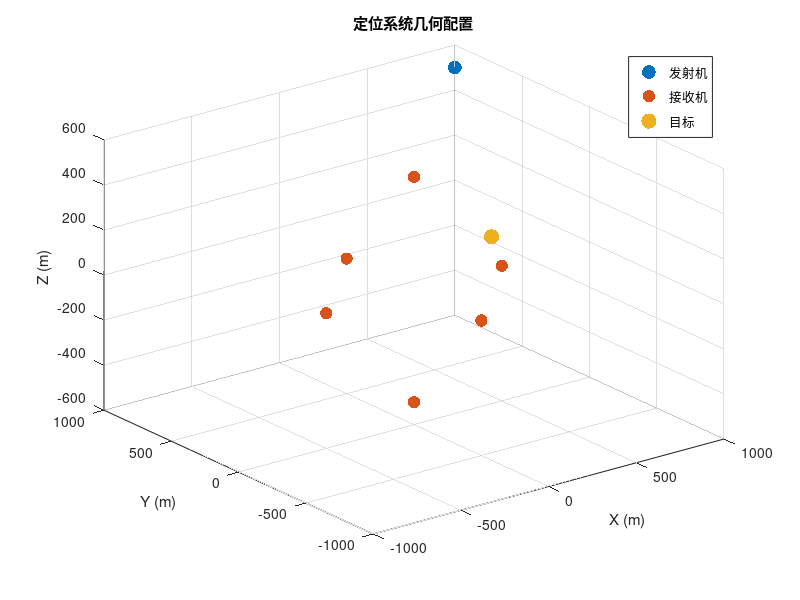

This figure's MATLAB source: (Note: this script raises an error after producing the figure.)
% 参数设置
c = 3e8;                    % 光速 (m/s)

% 发射站和接收站布局
Tx_pos = [1000,1000,500];    % 发射机位置 (m)

% 接收站布局 - 立方体顶点
d = 500; 
Rx_pos = [0,0,d;
           0,0,-d;
           d,0,0;
           -d,0,0;
           0,d,0;
           0,-d,0];

% 目标位置
u_true = [250;-250;250];     % 真实目标位置 (m)

%% 场景可视化
figure
scatter3(Tx_pos(1),Tx_pos(2),Tx_pos(3),100,'red','filled');hold on;
scatter3(Rx_pos(:,1),Rx_pos(:,2),Rx_pos(:,3),80,'blue','filled');
scatter3(u_true(1),u_true(2),u_true(3),120,'green','filled');
legend('发射机', '接收机', '目标');
grid on;
xlabel('X (m)');
ylabel('Y (m)');
zlabel('Z (m)');
title('定位系统几何配置');

M = size(Tx_pos,1);          % 发射机数量
N = size(Rx_pos,1);          % 接收机数量
numMC = 50;                  % 蒙特卡洛仿真次数（增加稳定性）

% 仿真参数设置
sigma_r_db = -40:5:5;
sigma_t_values = db2mag(sigma_r_db)/3e8*1e9;

% 角度噪声设置 - 增大俯仰角噪声
sigma_azimuth_fixed = 0.02;     % 方位角噪声 (度)
sigma_elevation_fixed = 0.1;    % 俯仰角噪声 (度) - 是方位角噪声的5倍

% 预存储结果
MSE_twostage = zeros(length(sigma_t_values),1);
MSE_classic_wls = zeros(length(sigma_t_values),1);
MSE_nonlinear = zeros(length(sigma_t_values),1);
CRLB_hybrid = zeros(length(sigma_t_values),1);

MSE_xyz_twostage = zeros(length(sigma_t_values),3);  % 分别记录x,y,z方向的MSE
MSE_xyz_classic_wls = zeros(length(sigma_t_values),3);
MSE_xyz_nonlinear = zeros(length(sigma_t_values),3);

%% 仿真：固定角度噪声，变化BR噪声
for idx = 1:length(sigma_t_values)
    sigma_t = sigma_t_values(idx)*1e-9;         % 转换为秒
    sigma_r = c*sigma_t;                        % BR噪声标准差 (m)
    sigma_azimuth = deg2rad(sigma_azimuth_fixed);    % 转换为弧度
    sigma_elevation = deg2rad(sigma_elevation_fixed); % 转换为弧度
    
    % 预存储估计结果
    estimates_twostage = zeros(3,numMC);
    estimates_classic_wls = zeros(3,numMC);
    estimates_nonlinear = zeros(3,numMC);
    
    % 蒙特卡洛仿真
    for mc = 1:numMC
        % 生成测量噪声
        noise_r = sigma_r * randn(M,N);
        noise_azimuth = sigma_azimuth * randn(N,1);
        noise_elevation = sigma_elevation * randn(N,1);
        
        % 生成带噪声的测量值
        [BR_meas, AOA_theta_meas, AOA_phi_meas] = generate_measurements(u_true, Tx_pos, Rx_pos, noise_r, noise_azimuth, noise_elevation);
        
        % 方法1: 两阶段定位算法
        u_est_twostage = two_stage_estimator(BR_meas, AOA_theta_meas, AOA_phi_meas, Tx_pos, Rx_pos, sigma_r, sigma_azimuth, sigma_elevation);
        estimates_twostage(:,mc) = u_est_twostage;
        
        % 方法2: 经典加权最小二乘
        u_est_classic_wls = classic_weighted_ls(BR_meas, AOA_theta_meas, AOA_phi_meas, Tx_pos, Rx_pos, sigma_r, sigma_azimuth, sigma_elevation);
        estimates_classic_wls(:,mc) = u_est_classic_wls;
        
        % 方法3: 非线性优化
        options = optimoptions('lsqnonlin','Display','off','MaxIterations',50);
        fun = @(u) br_aoa_residuals(u, Tx_pos, Rx_pos, BR_meas, AOA_theta_meas, AOA_phi_meas, sigma_r, sigma_azimuth, sigma_elevation);
        u_est_nonlinear = lsqnonlin(fun, u_est_twostage, [], [], options);
        estimates_nonlinear(:,mc) = u_est_nonlinear;
    end
    
    % 计算总体MSE
    MSE_twostage(idx) = mean(sum((estimates_twostage - u_true).^2,1));
    MSE_classic_wls(idx) = mean(sum((estimates_classic_wls - u_true).^2,1));
    MSE_nonlinear(idx) = mean(sum((estimates_nonlinear - u_true).^2,1));
    
    % 计算各方向MSE - 两阶段法
    MSE_xyz_twostage(idx,1) = mean((estimates_twostage(1,:) - u_true(1)).^2);
    MSE_xyz_twostage(idx,2) = mean((estimates_twostage(2,:) - u_true(2)).^2);
    MSE_xyz_twostage(idx,3) = mean((estimates_twostage(3,:) - u_true(3)).^2);
    
    % 计算各方向MSE - 经典WLS
    MSE_xyz_classic_wls(idx,1) = mean((estimates_classic_wls(1,:) - u_true(1)).^2);
    MSE_xyz_classic_wls(idx,2) = mean((estimates_classic_wls(2,:) - u_true(2)).^2);
    MSE_xyz_classic_wls(idx,3) = mean((estimates_classic_wls(3,:) - u_true(3)).^2);
    
    % 计算各方向MSE - 非线性优化
    MSE_xyz_nonlinear(idx,1) = mean((estimates_nonlinear(1,:) - u_true(1)).^2);
    MSE_xyz_nonlinear(idx,2) = mean((estimates_nonlinear(2,:) - u_true(2)).^2);
    MSE_xyz_nonlinear(idx,3) = mean((estimates_nonlinear(3,:) - u_true(3)).^2);
    
    % 计算CRLB (考虑不同的角度噪声)
    CRLB_hybrid(idx) = trace(compute_CRLB(u_true, Tx_pos, Rx_pos, sigma_r, sigma_azimuth, sigma_elevation));
    
    % 显示进度
    fprintf('完成仿真 %d/%d, MSE(两阶段/经典WLS/非线性) = %.2e/%.2e/%.2e dB\n', idx, length(sigma_t_values), ...
            10*log10(MSE_twostage(idx)), 10*log10(MSE_classic_wls(idx)), 10*log10(MSE_nonlinear(idx)));
end

%% 绘制结果
figure('Position',[100 100 1200 900])

% 图1：总体性能比较
subplot(2,2,1)
plot(db(sigma_t_values*1e-9*3e8), 10*log10(MSE_twostage),'k-o','LineWidth',2,'MarkerSize',8)
hold on
plot(db(sigma_t_values*1e-9*3e8), 10*log10(MSE_classic_wls),'b-s','LineWidth',2,'MarkerSize',8)
plot(db(sigma_t_values*1e-9*3e8), 10*log10(MSE_nonlinear),'g-d','LineWidth',2,'MarkerSize',8)
plot(db(sigma_t_values*1e-9*3e8), 10*log10(CRLB_hybrid),'r--','LineWidth',2)
grid on
xlabel('测量噪声 \sigma_r (dB)')
ylabel('MSE (dB)')
legend('两阶段方法','经典WLS','非线性优化','CRLB','Location','northwest')
title(['总体定位性能比较 (俯仰角噪声=',num2str(sigma_elevation_fixed),'°)'])

% 图2：X方向性能比较
subplot(2,2,2)
plot(db(sigma_t_values*1e-9*3e8), 10*log10(MSE_xyz_twostage(:,1)),'k-o','LineWidth',2,'MarkerSize',6)
hold on
plot(db(sigma_t_values*1e-9*3e8), 10*log10(MSE_xyz_classic_wls(:,1)),'b-s','LineWidth',2,'MarkerSize',6)
plot(db(sigma_t_values*1e-9*3e8), 10*log10(MSE_xyz_nonlinear(:,1)),'g-d','LineWidth',2,'MarkerSize',6)
grid on
xlabel('测量噪声 \sigma_r (dB)')
ylabel('X方向MSE (dB)')
legend('两阶段方法','经典WLS','非线性优化','Location','northwest')
title('X方向定位性能')

% 图3：Y方向性能比较
subplot(2,2,3)
plot(db(sigma_t_values*1e-9*3e8), 10*log10(MSE_xyz_twostage(:,2)),'k-o','LineWidth',2,'MarkerSize',6)
hold on
plot(db(sigma_t_values*1e-9*3e8), 10*log10(MSE_xyz_classic_wls(:,2)),'b-s','LineWidth',2,'MarkerSize',6)
plot(db(sigma_t_values*1e-9*3e8), 10*log10(MSE_xyz_nonlinear(:,2)),'g-d','LineWidth',2,'MarkerSize',6)
grid on
xlabel('测量噪声 \sigma_r (dB)')
ylabel('Y方向MSE (dB)')
legend('两阶段方法','经典WLS','非线性优化','Location','northwest')
title('Y方向定位性能')

% 图4：Z方向性能比较
subplot(2,2,4)
plot(db(sigma_t_values*1e-9*3e8), 10*log10(MSE_xyz_twostage(:,3)),'k-o','LineWidth',2,'MarkerSize',6)
hold on
plot(db(sigma_t_values*1e-9*3e8), 10*log10(MSE_xyz_classic_wls(:,3)),'b-s','LineWidth',2,'MarkerSize',6)
plot(db(sigma_t_values*1e-9*3e8), 10*log10(MSE_xyz_nonlinear(:,3)),'g-d','LineWidth',2,'MarkerSize',6)
grid on
xlabel('测量噪声 \sigma_r (dB)')
ylabel('Z方向MSE (dB)')
legend('两阶段方法','经典WLS','非线性优化','Location','northwest')
title('Z方向定位性能 (受俯仰角噪声影响)')

%% 辅助函数
function [BR_meas, AOA_theta_meas, AOA_phi_meas] = generate_measurements(u, Tx, Rx, noise_r, noise_theta, noise_phi)
    M = size(Tx,1);
    N = size(Rx,1);
    BR_meas = zeros(M,N);
    
    for i = 1:M
        for j = 1:N
            d_ij = norm(Tx(i,:)-Rx(j,:));
            r_i = norm(u - Tx(i,:)');
            r_j = norm(u - Rx(j,:)');
            BR_true = r_i + r_j - d_ij;
            BR_meas(i,j) = BR_true + noise_r(i,j);
        end
    end
    
    AOA_theta_meas = zeros(N,1);
    AOA_phi_meas = zeros(N,1);
    for j = 1:N
        dx = u(1) - Rx(j,1);
        dy = u(2) - Rx(j,2);
        dz = u(3) - Rx(j,3);
        AOA_theta_true = atan2(dy, dx);
        AOA_phi_true = asin(dz/norm(u - Rx(j,:)'));
        AOA_theta_meas(j) = AOA_theta_true + noise_theta(j);
        AOA_phi_meas(j) = AOA_phi_true + noise_phi(j);
    end
end

function CRLB = compute_CRLB(u, Tx, Rx, sigma_r, sigma_azimuth, sigma_elevation)
    M = size(Tx,1);
    N = size(Rx,1);
    
    % 计算Fisher信息矩阵
    FIM = zeros(3);
    
    % BR部分的Fisher信息
    for i = 1:M
        for j = 1:N
            r_i = u - Tx(i,:)';
            r_j = u - Rx(j,:)';
            dr_dx = (r_i/norm(r_i) + r_j/norm(r_j))';
            FIM = FIM + (dr_dx'*dr_dx)/(sigma_r^2);
        end
    end
    
    % AOA部分的Fisher信息 - 分别考虑方位角和俯仰角
    for j = 1:N
        r_j = u - Rx(j,:)';
        dx = r_j(1); dy = r_j(2); dz = r_j(3);
        rho_xy = norm(r_j(1:2));
        
        % 方位角导数
        dtheta_dx = -dy/(dx^2 + dy^2);
        dtheta_dy = dx/(dx^2 + dy^2);
        dtheta_dz = 0;
        grad_theta = [dtheta_dx; dtheta_dy; dtheta_dz];
        
        % 俯仰角导数
        dphi_dx = (-dx*dz)/(norm(r_j)^2*rho_xy);
        dphi_dy = (-dy*dz)/(norm(r_j)^2*rho_xy);
        dphi_dz = rho_xy/(norm(r_j)^2);
        grad_phi = [dphi_dx; dphi_dy; dphi_dz];
        
        % 分别考虑不同噪声级别的贡献
        FIM = FIM + (grad_theta*grad_theta')/(sigma_azimuth^2) + ...
                    (grad_phi*grad_phi')/(sigma_elevation^2);
    end
    
    % 添加微小正则化以避免奇异矩阵
    FIM = FIM + 1e-10*eye(3);
    
    CRLB = inv(FIM);
end

function u_est = two_stage_estimator(BR_meas, AOA_theta, AOA_phi, Tx, Rx, sigma_r, sigma_azimuth, sigma_elevation)
    M = size(Tx,1);
    N = size(Rx,1);
    
    % 第一阶段：构建伪线性方程
    h1 = [];
    G1 = [];
    
    % BR测量部分
    d_ij = zeros(M,N);
    for i = 1:M
        for j = 1:N
            d_ij(i,j) = norm(Tx(i,:) - Rx(j,:));
            term = BR_meas(i,j)^2 + 2*BR_meas(i,j)*d_ij(i,j) + 2*(Rx(j,:)-Tx(i,:))*Rx(j,:)';
            h1 = [h1; term];
            
            G_row = [2*(Rx(j,:)-Tx(i,:)), zeros(1,j-1), 2*(BR_meas(i,j)+d_ij(i,j)), zeros(1,N-j)];
            G1 = [G1; G_row];
        end
    end

    % AOA测量部分
    for j = 1:N
        % 方位角
        vj = [cos(AOA_theta(j)); sin(AOA_theta(j)); 0];
        wj = [-sin(AOA_theta(j)); cos(AOA_theta(j)); 0];
        h1 = [h1; wj'*Rx(j,:)'];
        G_row = [wj', zeros(1,N)];
        G1 = [G1; G_row];
        
        % 俯仰角
        kj = [0; 0; 1];
        h1 = [h1; kj'*Rx(j,:)'];
        G_row = [kj', zeros(1,j-1), -sin(AOA_phi(j)), zeros(1,N-j)];
        G1 = [G1; G_row];
    end
    
    % 构造A矩阵
    A  = [-G1,h1];
    
    % 考虑不同角度噪声的权重矩阵
    Q  = diag([repmat(1/sigma_r^2, M*N, 1); 
               repmat(1/sigma_azimuth^2, N, 1);
               repmat(1/sigma_elevation^2, N, 1)]);
    W1 = inv(Q);
    
    % 初始化估计值
    rd_hat = [reshape(BR_meas,[M*N,1]); AOA_theta; AOA_phi];
    
    % 迭代优化权重矩阵
    for k = 1:15
        % 构建Omega矩阵
        Omega_11 = zeros(N);
        for i = 1:N
            Omega_11(i,i) = W1(i,i)*Q(i,i)+cos(AOA_phi(i))^2*Q(M*N+N+i)*W1(M*N+N+i,M*N+N+i);
        end
        
        Omega_12 = zeros(N,1);
        for i = 1:N
            Omega_12(i) = 2*Q(i,i)*W1(i,i)*rd_hat(i);
        end
        
        Omega_21 = Omega_12';
        
        Omega_22 = 0;
        for i = 1:N
            Omega_22 = Omega_22 + Q(i,i)*W1(i,i)*4*(rd_hat(i))^2 + ([cos(AOA_theta(i)),sin(AOA_theta(i)),0]*Rx(i,:)')^2*Q(M*N+i)*W1(M*N+i,M*N+i);
        end
        
        OmegaTilde = [Omega_11,Omega_12;Omega_21,Omega_22];

        Omega_1 = zeros(3,3);
        Omega_1(1,1) = sum(cos(AOA_theta).^2)*Q(M*N+1)*W1(M*N+1,M*N+1);
        Omega_1(1,2) = sum(cos(AOA_theta).*sin(AOA_theta))*Q(M*N+1)*W1(M*N+1,M*N+1);
        Omega_1(2,1) = Omega_1(1,2);
        Omega_1(2,2) = sum(sin(AOA_theta).^2)*Q(M*N+1)*W1(M*N+1,M*N+1);

        Omega_2 = zeros(3,M*N+1);
        for i = 1:N
            Omega_2(1,M*N+1) = Omega_2(1,M*N+1)+[cos(AOA_theta(i)),sin(AOA_theta(i)),0]*Rx(i,:)'*cos(AOA_theta(i))*Q(M*N+i)*W1(M*N+i,M*N+i);
            Omega_2(2,M*N+1) = Omega_2(2,M*N+1)+[cos(AOA_theta(i)),sin(AOA_theta(i)),0]*Rx(i,:)'*sin(AOA_theta(i))*Q(M*N+i)*W1(M*N+i,M*N+i);
        end
        
        Omega_3 = Omega_2';

        Omega = [Omega_1,Omega_2;
                 Omega_3,OmegaTilde];
        
        % 添加正则化以提高数值稳定性
        At = A' * W1 * A + 1e-4*eye(size(A,2));
        
        X = inv(At)*Omega;
        
        % 找到最大特征值对应的特征向量
        [E,F] = eig(X);
        [~,idx] = max(diag(F));
        v2 = E(:,idx);
        v2 = v2/v2(end);
        
        psi1 = v2(1:end-1);
        u_hat = psi1(1:3);
        r_hat = psi1(4:3+N);  % 只取N个，对应接收机数量
        rd_hat = psi1;
        
        % 更新 W1
        % 1. 计算 B_r
        r_t = zeros(M,1);
        for i = 1:M
            r_t(i) = norm(u_hat - Tx(i,:)'); % 目标到发射机的距离
        end
        B_r = 2 * kron(eye(N), diag(r_t));
        
        % 2. 计算 B_theta (方位角)
        B_theta = zeros(N);
        for j = 1:N
            vj = [cos(AOA_theta(j)); sin(AOA_theta(j)); 0];
            B_theta(j,j) = vj' * (u_hat - Rx(j,:)');
        end
        
        % 3. 计算 B_phi (俯仰角)
        B_phi = zeros(N);
        for j = 1:N
            r_j = norm(u_hat - Rx(j,:)');
            B_phi(j,j) = cos(AOA_phi(j)) * r_j;
        end
        
        % 4. 构造 B1
        B1 = blkdiag(B_r, B_theta, B_phi);
        
        % 5. 计算 Q_m (考虑不同的角度噪声)
        Q_r = sigma_r^2 * eye(M*N);
        Q_theta = sigma_azimuth^2 * eye(N);
        Q_phi = sigma_elevation^2 * eye(N);
        Q_m = blkdiag(Q_r, Q_theta, Q_phi);
        
        % 6. 计算 W1
        inv_B1 = inv(B1);
        W1 = inv_B1' * inv(Q_m) * inv_B1;
        
        % 7. 添加小的正则化项以增强数值稳定性
        W1 = W1 + 1e-8 * eye(size(W1));
    end
    
    % 第二阶段：误差修正
    h2 = [];
    G2 = [];
    
    for j = 1:N
        term = r_hat(j)^2 - norm(u_hat - Rx(j,:)')^2;
        h2 = [h2; term];
        G2_row = [-2*(u_hat - Rx(j,:)')'];
        G2 = [G2; G2_row];
    end
    
    h2 = [zeros(3,1); h2];
    G2 = [-eye(3); G2];
    
    % 构建加权矩阵
    B_psi = 2 * diag(r_hat);
    B2 = blkdiag(eye(3), B_psi);
    inv_B2 = blkdiag(eye(3), diag(1./(2*r_hat)));
    cov_Psi = inv(G1' * W1 * G1);
    W2 = inv_B2' * inv(cov_Psi) * inv_B2;
    
    % 求解
    delta_u = inv(G2'*W2*G2 + 1e-6*eye(3)) * (G2'*W2*h2);
    
    u_est = u_hat - delta_u(1:3);
end

function u_est = classic_weighted_ls(BR_meas, AOA_theta, AOA_phi, Tx, Rx, sigma_r, sigma_azimuth, sigma_elevation)
    % 经典加权最小二乘方法
    M = size(Tx,1);
    N = size(Rx,1);
    
    % 构建方程组 Ax = b
    A = [];
    b = [];
    W_diag = []; % 权重对角元素
    
    % BR测量部分
    for i = 1:M
        for j = 1:N
            d_ij = norm(Tx(i,:) - Rx(j,:));
            r_i = norm(Tx(i,:)); % 原点到发射机距离
            r_j = norm(Rx(j,:)); % 原点到接收机距离
            
            % 线性化约束：(x-xt)'(x-xt)/|x-xt| + (x-xr)'(x-xr)/|x-xr| = BR + d_ij
            % 第一次迭代用原点作为线性化点
            dx_t = -Tx(i,:)';
            dx_r = -Rx(j,:)';
            
            A_row = (dx_t/r_i + dx_r/r_j)';
            b_row = BR_meas(i,j) + d_ij - r_i - r_j + (dx_t'*dx_t)/r_i + (dx_r'*dx_r)/r_j;
            
            A = [A; A_row];
            b = [b; b_row];
            W_diag = [W_diag; 1/sigma_r^2];
        end
    end
    
    % 方位角约束
    for j = 1:N
        % tan(theta) = (y-yr)/(x-xr) => y*cos(theta) - x*sin(theta) = yr*cos(theta) - xr*sin(theta)
        A_row = [sin(AOA_theta(j)), -cos(AOA_theta(j)), 0];
        b_row = Rx(j,1)*sin(AOA_theta(j)) - Rx(j,2)*cos(AOA_theta(j));
        
        A = [A; A_row];
        b = [b; b_row];
        W_diag = [W_diag; 1/sigma_azimuth^2];
    end
    
    % 俯仰角约束
    for j = 1:N
        % tan(phi) = z/sqrt((x-xr)^2+(y-yr)^2)
        dx = -Rx(j,1);
        dy = -Rx(j,2);
        dz = -Rx(j,3);
        r_xy = sqrt(dx^2 + dy^2);
        
        % 线性化: z*cos(phi) - (x-xr)*sin(phi)*cos(theta) - (y-yr)*sin(phi)*sin(theta) = 0
        A_row = [sin(AOA_phi(j))*cos(AOA_theta(j)), 
                 sin(AOA_phi(j))*sin(AOA_theta(j)), 
                -cos(AOA_phi(j))];
        b_row = Rx(j,1)*sin(AOA_phi(j))*cos(AOA_theta(j)) + ...
                Rx(j,2)*sin(AOA_phi(j))*sin(AOA_theta(j)) - ...
                Rx(j,3)*cos(AOA_phi(j));
        
        A = [A; A_row];
        b = [b; b_row];
        W_diag = [W_diag; 1/sigma_elevation^2];
    end
    
    % 构建权重矩阵
    W = diag(W_diag);
    
    % 加权最小二乘求解
    u_init = (A'*W*A)\(A'*W*b);
    
    % 迭代优化
    u_est = u_init;
    
    for iter = 1:10
        A = [];
        b = [];
        W_diag = [];
        
        % 更新BR约束
        for i = 1:M
            for j = 1:N
                d_ij = norm(Tx(i,:) - Rx(j,:));
                
                % 计算到当前估计位置的向量
                r_i_vec = u_est - Tx(i,:)';
                r_j_vec = u_est - Rx(j,:)';
                r_i = norm(r_i_vec);
                r_j = norm(r_j_vec);
                
                % 更新线性化约束
                A_row = (r_i_vec/r_i + r_j_vec/r_j)';
                b_row = BR_meas(i,j) + d_ij - r_i - r_j + r_i_vec'*r_i_vec/r_i + r_j_vec'*r_j_vec/r_j;
                
                A = [A; A_row];
                b = [b; b_row];
                
                % BR残差权重（考虑几何因素）
                z_factor = abs(r_i_vec(3)/r_i + r_j_vec(3)/r_j);
                geom_weight = 1 + z_factor;  % 增强Z敏感度的测量
                W_diag = [W_diag; geom_weight/sigma_r^2];
            end
        end
        
        % 更新方位角约束
        for j = 1:N
            dx = u_est(1) - Rx(j,1);
            dy = u_est(2) - Rx(j,2);
            theta_est = atan2(dy, dx);
            
            % 线性化约束
            A_row = [-dy/(dx^2+dy^2), dx/(dx^2+dy^2), 0];
            angle_diff = mod(AOA_theta(j) - theta_est + pi, 2*pi) - pi;
            b_row = angle_diff - A_row*u_est;
            
            A = [A; A_row];
            b = [b; b_row];
            W_diag = [W_diag; 1/sigma_azimuth^2];
        end
        
        % 更新俯仰角约束
        for j = 1:N
            dx = u_est(1) - Rx(j,1);
            dy = u_est(2) - Rx(j,2);
            dz = u_est(3) - Rx(j,3);
            r = norm([dx; dy; dz]);
            r_xy = sqrt(dx^2 + dy^2);
            phi_est = asin(dz/r);
            
            % 俯仰角导数
            dphi_dx = -dx*dz/(r^3*r_xy);
            dphi_dy = -dy*dz/(r^3*r_xy);
            dphi_dz = r_xy/(r^3);
            
            A_row = [dphi_dx, dphi_dy, dphi_dz];
            angle_diff = mod(AOA_phi(j) - phi_est + pi, 2*pi) - pi;
            b_row = angle_diff - A_row*u_est;
            
            A = [A; A_row];
            b = [b; b_row];
            W_diag = [W_diag; 1/sigma_elevation^2];
        end
        
        % 更新权重矩阵
        W = diag(W_diag);
        
        % 计算更新量
        delta_u = (A'*W*A)\(A'*W*b);
        
        % 更新估计值（添加步长控制）
        step_size = 0.8;
        if iter > 5
            step_size = 0.5; % 后期减小步长提高稳定性
        end
        u_est = u_est + step_size * delta_u;
    end
end

function res = br_aoa_residuals(u, Tx, Rx, BR_meas, AOA_theta, AOA_phi, sigma_r, sigma_azimuth, sigma_elevation)
    M = size(Tx,1);
    N = size(Rx,1);
    
    % BR残差
    res_br = zeros(M*N,1);
    idx = 1;
    for i = 1:M
        for j = 1:N
            d_ij = norm(Tx(i,:)-Rx(j,:));
            r_i = norm(u - Tx(i,:)');
            r_j = norm(u - Rx(j,:)');
            BR_true = r_i + r_j - d_ij;
            res_br(idx) = (BR_meas(i,j)-BR_true)/sigma_r;
            idx = idx + 1;
        end
    end
    
    % 方位角残差
    res_azimuth = zeros(N,1);
    for j = 1:N
        dx = u(1) - Rx(j,1);
        dy = u(2) - Rx(j,2);
        theta_true = atan2(dy, dx);
        angle_diff = mod(AOA_theta(j) - theta_true + pi, 2*pi) - pi;
        res_azimuth(j) = angle_diff/sigma_azimuth;
    end
    
    % 俯仰角残差
    res_elevation = zeros(N,1);
    for j = 1:N
        r_j = u - Rx(j,:)';
        phi_true = asin(r_j(3)/norm(r_j));
        angle_diff = mod(AOA_phi(j) - phi_true + pi, 2*pi) - pi;
        res_elevation(j) = angle_diff/sigma_elevation;
    end
    
    % 合并所有残差
    res = [res_br; res_azimuth; res_elevation];
end